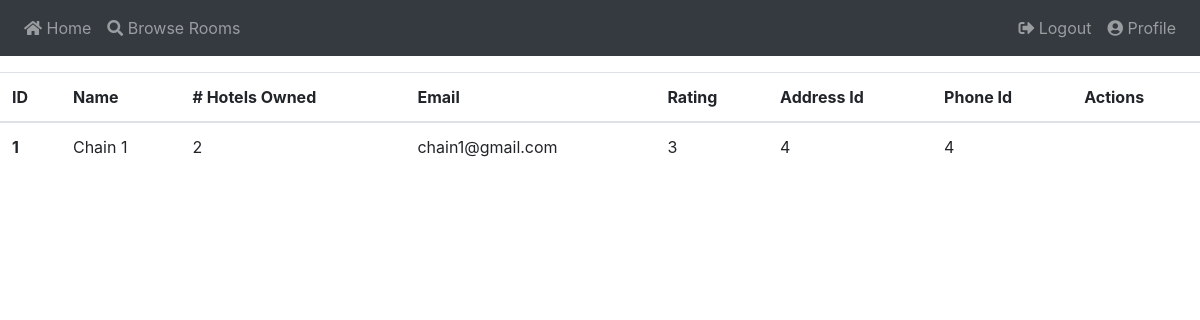
The page /view_chains (signed in) on the database its author committed.
### app/models.py (models this page shows)
class Chain(db.Model):
    id          = db.Column(db.Integer, primary_key = True)
    name        = db.Column(db.String(64), nullable = False)
    hotels_owned = db.Column(db.Integer, nullable = False)
    email       = db.Column(db.String(128), nullable = False)
    rating      = db.Column(db.Integer, nullable = False)
    address     = db.Column(db.Integer, db.ForeignKey('addr.id'))
    phone       = db.Column(db.Integer, db.ForeignKey('phone.id'))
    hotels      = db.relationship('Hotel', backref = 'chain', lazy='dynamic')

### app/routes.py (the view)
@app.route("/view_chains")
def view_chains():
    chains = Chain.query.all()
    return render_template("view_chains.html", chains= chains)

### app/models.py (called while the page is built)
@login.user_loader
def load_user(id):
    return User.query.get(int(id))

### app/templates/view_chains.html (shortened to what this page needs)
{% extends "base.html" %}
{% block content %}
    <table class="table">
        <thead>
            <tr>
                <th scope="col">ID</th>
                <th scope="col">Name</th>
                <th scope="col"># Hotels Owned</th>
                <th scope="col">Email</th>
                <th scope="col">Rating</th>
                <th scope="col">Address Id</th>
                <th scope="col">Phone Id</th>
                <th scope="col">Actions</th>
            </tr>
        </thead>
        {% for c in chains %}
        <tbody>
            <tr>
                <th scope="row">{{ c.id }}</th>
                <td>{{ c.name }}</td>
                <td>{{ c.hotels_owned }}</td>
                <td>{{ c.email }}</td>
                <td>{{ c.rating }}</td>
                <td>{{ c.address }}</td>
                <td>{{ c.phone }}</td>
            </tr>
        </tbody>
    {% endfor %}
    </table>
{% endblock %}

### rows shown on the page
Chain: id "1", name "Chain 1", hotels_owned "2", email "chain1@gmail.com", rating "3", address "4", phone "4"
